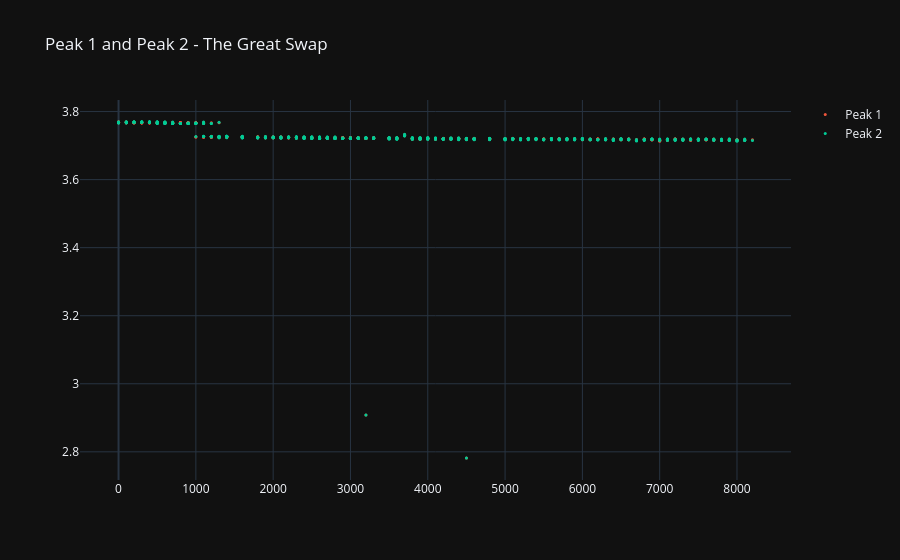

The cell this chart's notebook holds for it:
### Code cell
fig = px.scatter(title="Peak 1 and Peak 2 - The Great Swap")

# Plot Peak 1
fig.add_scatter(x=df['cyc'], y=df['ica_peak1_V'], mode='markers', name='Peak 1', marker=dict(size=3))

# Plot Peak 2
fig.add_scatter(x=df['cyc'], y=df['ica_peak2_V'], mode='markers', name='Peak 2', marker=dict(size=3))

fig.update_layout(template="plotly_dark")
fig.show()

### Figure 1 — Plotly figure (JSON) as saved in the notebook; plotly's stock layout.template omitted (floating-point values rounded to 4 significant figures; data arrays with more than 128 entries replaced by an {"elided": "..."} marker saying what was removed)
{"data": [{"hovertemplate": "<extra></extra>", "legendgroup": "", "marker": {"color": "#636efa", "symbol": "circle"}, "mode": "markers", "name": "", "orientation": "v", "showlegend": false, "type": "scatter", "xaxis": "x", "yaxis": "y"}, {"marker": {"size": 3}, "mode": "markers", "name": "Peak 1", "type": "scatter", "x": {"elided": "519 int values"}, "y": {"elided": "519 float values"}}, {"marker": {"size": 3}, "mode": "markers", "name": "Peak 2", "type": "scatter", "x": {"elided": "519 int values"}, "y": {"elided": "519 float values"}}], "layout": {"legend": {"tracegroupgap": 0}, "title": {"text": "Peak 1 and Peak 2 - The Great Swap"}, "xaxis": {"anchor": "y", "domain": [0, 1]}, "yaxis": {"anchor": "x", "domain": [0, 1]}}}
